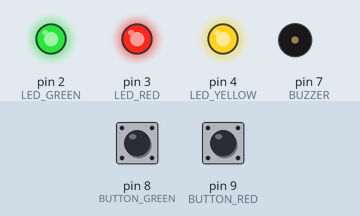
Bench run of a sketch on a simulated Arduino Uno, built with avr-gcc and run on an emulated ATmega328P. Parts: output pins drawn as LEDs (lit = HIGH), buzzer (waves = sounding). The test bench sets the inputs (shaded band); at power-on: pin 9 (BUTTON_RED) HIGH, pin 8 (BUTTON_GREEN) HIGH. Random numbers use the default seed unless the sketch sets one.

Above: at 0.8 s.
At 1.9 s:
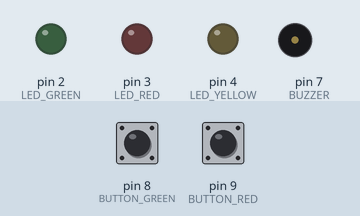
2.0 s: pin 9 (BUTTON_RED) pulled LOW for 1 s
At 2.35 s:
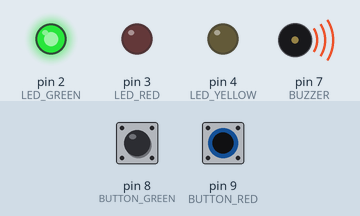
Timing chart, 0 to 5.0 s (numbered marks = the images above; inputs shaded):
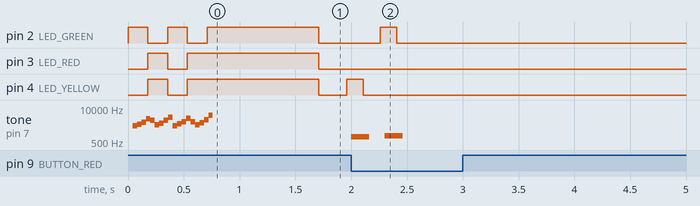

Measured:
- after the input at 2.0 s, pin 2 (LED_GREEN): LOW → HIGH after 0.26 s, → LOW 0.15 s later

The sketch:

simon_3.ino
```cpp
/*
 Simon Says is a memory game. Start the game by pressing one of the four buttons. When a button lights up,
 press the button, repeating the sequence. The sequence will get longer and longer. The game is won after
 13 rounds.

 Generates random sequence, plays music, and displays button lights.

 Simon tones from Wikipedia
 - A (red, upper left) - 440Hz - 2.272ms - 1.136ms pulse
 - a (green, upper right, an octave higher than A) - 880Hz - 1.136ms, 0.568ms pulse
 - D (blue, lower left, a perfect fourth higher than the upper left) 587.33Hz - 1.702ms - 0.851ms pulse
 - G (yellow, lower right, a perfect fourth higher than the lower left) - 784Hz - 1.276ms - 0.638ms pulse

 Simon Says game originally written in C for the PIC16F88.
 Ported for the ATmega168, then ATmega328, then Arduino 1.0.
 Adapted for UBMS by Drew Coleman.
 */

// Used to control LEDs
#define CHOICE_OFF 0

// Used to check buttons
#define CHOICE_NONE 0

// Defining choice variables for different LEDs/options
#define CHOICE_GREEN  2
#define CHOICE_RED    4
#define CHOICE_YELLOW 8

// Variable to define the number of LEDs being used
#define NO_OF_LEDS 3

// Pin numbers corresponding to each LED
#define LED_GREEN  2
#define LED_RED    3
#define LED_YELLOW 4

// Button pin definitions for respective pin numbers
#define BUTTON_GREEN  8
#define BUTTON_RED    9
#define BUTTON_YELLOW 10

// Buzzer pin definition
#define BUZZER 7

// Number of rounds to succesfully remember before you win. 13 is do-able
#define LEVELS_TO_COMPLETE 13

// Amount of time to press a button before game times out. 3500ms = 3.5 sec
#define ENTRY_TIME_LIMIT 3500

// Contains the combination of buttons as we advance
byte gameBoard[32];

// Counts the number of succesful rounds the player has made it through
byte gameRound = 0;

void setup()
{
  // Enable pull ups on inputs
  pinMode(BUTTON_RED, INPUT_PULLUP);
  pinMode(BUTTON_GREEN, INPUT_PULLUP);
  pinMode(BUTTON_YELLOW, INPUT_PULLUP);

  // Set up LED pin numbers as output
  pinMode(LED_RED, OUTPUT);
  pinMode(LED_GREEN, OUTPUT);
  pinMode(LED_YELLOW, OUTPUT);

  // Set up the Buzzer as another output since we will be emitting sound tones
  pinMode(BUZZER, OUTPUT);

  // Make sure everything set up correctly
  play_winner();
}

void loop()
{
  // Indicate the start of game play by turning ON all LEDs and then turning them OFF
  setLEDs(CHOICE_RED | CHOICE_GREEN | CHOICE_YELLOW);
  delay(1000);
  setLEDs(CHOICE_OFF);
  delay(250);

  // Play memory game and handle result
  if (play_memory() == true)
    play_winner(); // Player won, play winner tones
  else
    play_loser(); // Player lost, play loser tones
}

// Play the regular memory game
// Returns 0 if player loses, or 1 if player wins
boolean play_memory(void)
{
  // This is to ensure we get a close to perfect random number generator
  // Seed the random generator with random analog value read from pin 0
  randomSeed(analogRead(0));

  // Reset the game to the beginning
  gameRound = 0;

  // Should only execute if there are incomplete levels
  while (gameRound < LEVELS_TO_COMPLETE)
  {
    // Add a button to the current moves, then play them back
    add_to_moves();

    // Play back the current game board
    playMoves();

    // Then require the player to repeat the sequence
    for (byte currentMove = 0; currentMove < gameRound; currentMove++)
    {
      // See what button the player presses
      byte choice = wait_for_button();

      // If wait timed out, player loses
      if (choice == 0) return false;

      // If the choice is incorect, player loses
      if (choice != gameBoard[currentMove]) return false;
    }

    // Player was correct, delay before play continues
    delay(1000);
  }

  // Player made it through all the rounds and won!
  return true;
}

// Plays the current contents of the game moves
// i.e. plays the current sequence of LED tones
void playMoves(void)
{
  for (byte currentMove = 0; currentMove < gameRound; currentMove++)
  {
    toner(gameBoard[currentMove], 150);

    // Wait some amount of time between button playback
    delay(150);
  }
}

// Adds a new random button to the game sequence, by sampling the timer. i.e. levelling up
void add_to_moves(void)
{
  // min (included), max (exluded)
  byte newButton = random(0, NO_OF_LEDS);

  // We have to convert this number, 0 to NO_OF_LEDS - 1, to CHOICEs
  // Include a new choice here if an extra LED is added
  if (newButton == 0) newButton = CHOICE_GREEN;
  else if (newButton == 1) newButton = CHOICE_RED;
  else if (newButton == 2) newButton = CHOICE_YELLOW;

  // Add this new button to the game array
  gameBoard[gameRound++] = newButton;
}

// Light up a given LEDs
// This function will display the sequence through LEDs
// Pass in a byte that is made up from CHOICE_RED, CHOICE_YELLOW, etc.
void setLEDs(byte leds)
{
  if ((leds & CHOICE_RED) != 0)
    digitalWrite(LED_RED, HIGH);
  else
    digitalWrite(LED_RED, LOW);

  if ((leds & CHOICE_GREEN) != 0)
    digitalWrite(LED_GREEN, HIGH);
  else
    digitalWrite(LED_GREEN, LOW);

  if ((leds & CHOICE_YELLOW) != 0)
    digitalWrite(LED_YELLOW, HIGH);
  else
    digitalWrite(LED_YELLOW, LOW);
}

// Wait for a button to be pressed
// Returns one of LED colors (LED_RED, etc.) if successful, 0 if timed out
byte wait_for_button(void)
{
  // Store the time we started the loop
  long startTime = millis();

  // Loop until too much time has passed
  while ((millis() - startTime) < ENTRY_TIME_LIMIT)
  {
    byte button = checkButton();

    if (button != CHOICE_NONE)
    {
      // Play the button the user just pressed
      toner(button, 150);

      // Now let's wait for user to release button
      while (checkButton() != CHOICE_NONE);

      // This helps in eliminating switch bounce effects and accidental double taps
      delay(10);
      return button;
    }
  }

  // If we get here, we've timed out!
  return CHOICE_NONE;
}

// Returns a '1' bit in the position corresponding to CHOICE_RED, CHOICE_GREEN, etc.
// Checks to see if a button was pressed and returns what LED it was corresponding to
byte checkButton(void)
{
  if (digitalRead(BUTTON_RED) == 1) return(CHOICE_RED);
  else if (digitalRead(BUTTON_GREEN) == 1) return(CHOICE_GREEN);
  else if (digitalRead(BUTTON_YELLOW) == 1) return(CHOICE_YELLOW);

  // If no button is pressed, return none
  return(CHOICE_NONE);
}

// Light an LED and play tone
// Play a tone specific to each LED to aid in audio and visual cues
void toner(byte which, int buzz_length_ms)
{
  // Turn on a given LED
  setLEDs(which);

  // Play the sound associated with the given LED
  switch(which)
  {
    case CHOICE_RED:
      buzz_sound(buzz_length_ms, 1136);
      break;
    case CHOICE_GREEN:
      buzz_sound(buzz_length_ms, 568);
      break;
    case CHOICE_YELLOW:
      buzz_sound(buzz_length_ms, 638);
      break;
  }

  // Turn off all LEDs
  setLEDs(CHOICE_OFF);
}

// Toggle buzzer every buzz_delay_us, for a duration of buzz_length_ms
void buzz_sound(int buzz_length_ms, int buzz_delay_us)
{
  // Convert total play time from milliseconds to microseconds
  long buzz_length_us = buzz_length_ms * (long)1000;

  // Loop until the remaining play time is less than a single buzz_delay_us
  while (buzz_length_us > (buzz_delay_us * 2))
  {
    // Decrease the remaining play time
    buzz_length_us -= buzz_delay_us * 2;

    // Toggle the buzzer at various speeds
    digitalWrite(BUZZER, LOW);
    delayMicroseconds(buzz_delay_us);

    digitalWrite(BUZZER, HIGH);
    delayMicroseconds(buzz_delay_us);
  }
}

// Light up winner lights
void play_winner(void)
{
  setLEDs(CHOICE_GREEN);
  winner_sound();
  setLEDs(CHOICE_RED | CHOICE_YELLOW);
  winner_sound();
  setLEDs(CHOICE_GREEN);
  winner_sound();
  setLEDs(CHOICE_RED | CHOICE_YELLOW);
  winner_sound();
}

// Play the winner sound
void winner_sound(void)
{
  // Toggle the buzzer at various speeds
  for (byte x = 250; x > 70; x--)
  {
    for (byte y = 0; y < 3; y++)
    {
      digitalWrite(BUZZER, LOW);
      delayMicroseconds(x);

      digitalWrite(BUZZER, HIGH);
      delayMicroseconds(x);
    }
  }
}

// Play the loser sound/lights
void play_loser(void)
{
  setLEDs(CHOICE_RED | CHOICE_GREEN);
  buzz_sound(255, 1500);
  setLEDs(CHOICE_YELLOW);
  buzz_sound(255, 1500);
  setLEDs(CHOICE_RED | CHOICE_GREEN);
  buzz_sound(255, 1500);
  setLEDs(CHOICE_YELLOW);
  buzz_sound(255, 1500);
}
```
